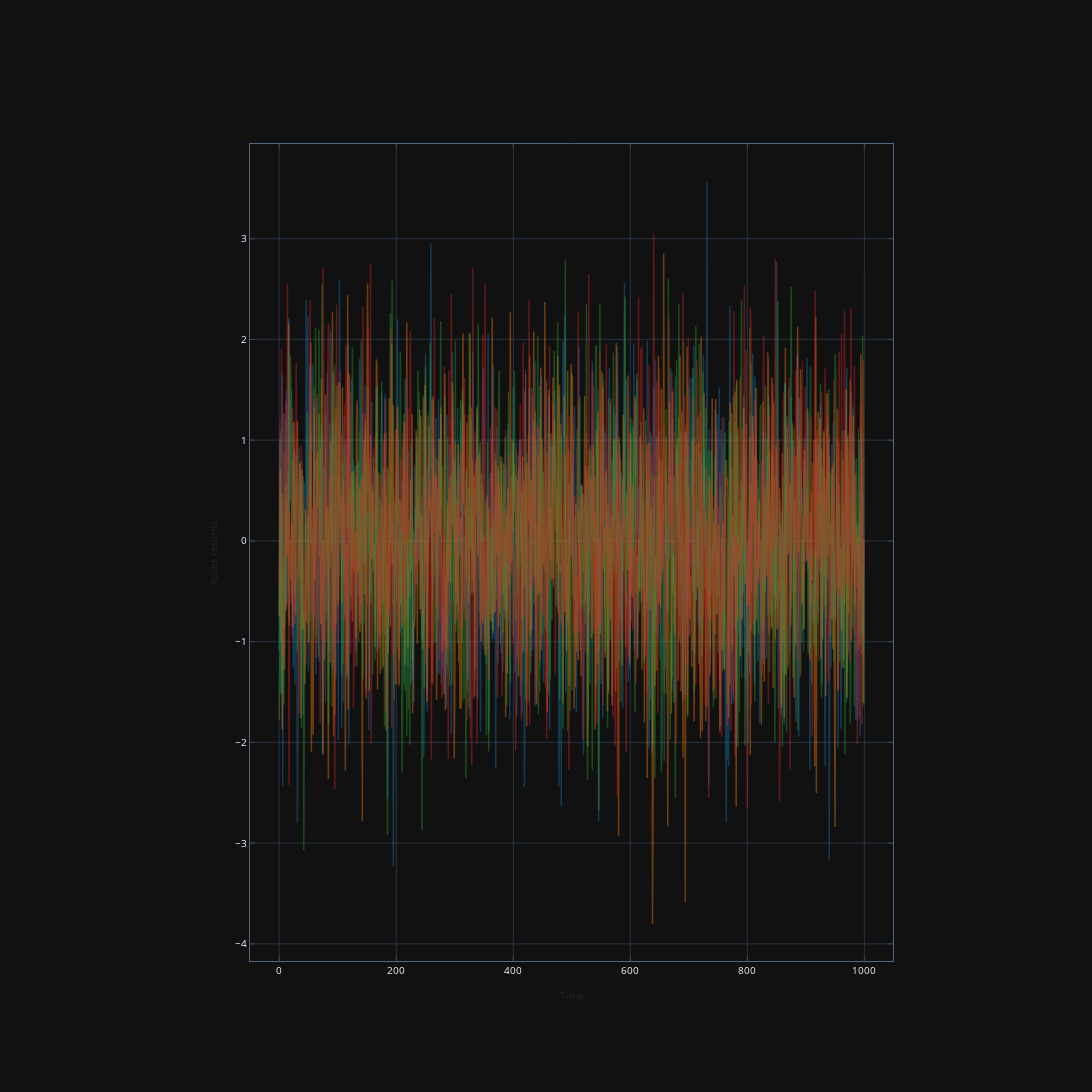

Notebook code cell kept with this figure:
### Markdown cell above
The `iplot_mpl` allows for the creation of an interactive plot inside of a Jupyter notebook

### Code cell
fig = plt.figure(figsize=(20, 12))
plt.plot(asset_returns.T, alpha=0.4)
plt.xlabel('Time')
plt.ylabel('Asset returns')

plotly_fig = mpl_to_plotly(fig)
pyo.init_notebook_mode(connected=True)
pyo.iplot(plotly_fig, filename='random returns')

### Figure 1 — Plotly figure (JSON) as saved in the notebook; plotly's stock layout.template omitted (floating-point values rounded to 4 significant figures; data arrays with more than 128 entries replaced by an {"elided": "..."} marker saying what was removed)
{"data": [{"line": {"color": "rgba (31, 119, 180, 0.4)", "dash": "solid", "width": 1.5}, "mode": "lines", "name": "_child0", "x": {"elided": "1000 float values"}, "xaxis": "x", "y": {"elided": "1000 float values"}, "yaxis": "y", "type": "scatter"}, {"line": {"color": "rgba (255, 127, 14, 0.4)", "dash": "solid", "width": 1.5}, "mode": "lines", "name": "_child1", "x": {"elided": "1000 float values"}, "xaxis": "x", "y": {"elided": "1000 float values"}, "yaxis": "y", "type": "scatter"}, {"line": {"color": "rgba (44, 160, 44, 0.4)", "dash": "solid", "width": 1.5}, "mode": "lines", "name": "_child2", "x": {"elided": "1000 float values"}, "xaxis": "x", "y": {"elided": "1000 float values"}, "yaxis": "y", "type": "scatter"}, {"line": {"color": "rgba (214, 39, 40, 0.4)", "dash": "solid", "width": 1.5}, "mode": "lines", "name": "_child3", "x": {"elided": "1000 float values"}, "xaxis": "x", "y": {"elided": "1000 float values"}, "yaxis": "y", "type": "scatter"}], "layout": {"autosize": false, "height": 1200, "hovermode": "closest", "margin": {"b": 131, "l": 250, "pad": 0, "r": 199, "t": 144}, "showlegend": false, "width": 2000, "xaxis": {"anchor": "y", "domain": [0.0, 1.0], "mirror": "ticks", "nticks": 8, "range": [-49.95, 1049.0], "showgrid": true, "showline": true, "side": "bottom", "tickfont": {"size": 10.0}, "ticks": "inside", "title": {"font": {"color": "#262626", "size": 10.0}, "text": "Time"}, "type": "linear", "zeroline": false}, "yaxis": {"anchor": "x", "domain": [0.0, 1.0], "mirror": "ticks", "nticks": 10, "range": [-4.17, 3.94], "showgrid": true, "showline": true, "side": "left", "tickfont": {"size": 10.0}, "ticks": "inside", "title": {"font": {"color": "#262626", "size": 10.0}, "text": "Asset returns"}, "type": "linear", "zeroline": false}}}
